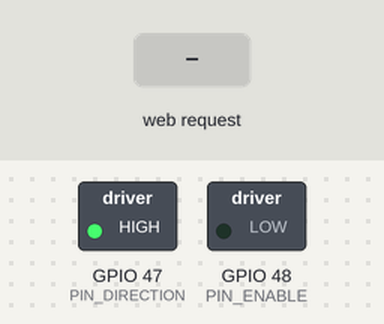
Simulated run of this sketch. Board: ESP32. Parts: switched loads named in the sketch (green lamp = pin HIGH). The test bench sets the inputs (shaded band). WiFi joins after 1.5 s; servers stay silent unless stated; what the sketch prints to the serial monitor is not drawn.

Above: at 2.7 s.
2.8 s: HTTP request GET /?Enable=1 received
At 3.3 s:
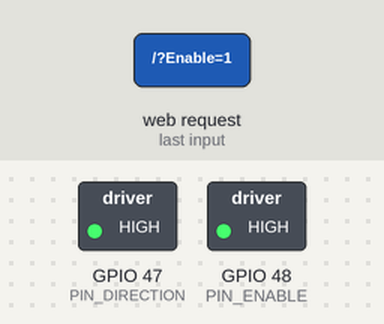
4.3 s: HTTP request GET /?Direction=0 received
At 5.5 s:
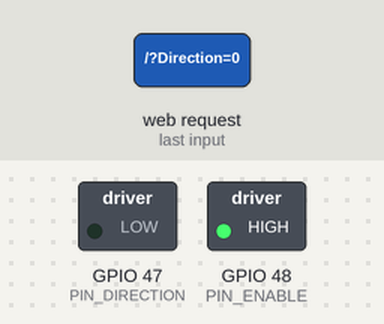
5.8 s: HTTP request GET /?Enable=0 received
At 6.8 s:
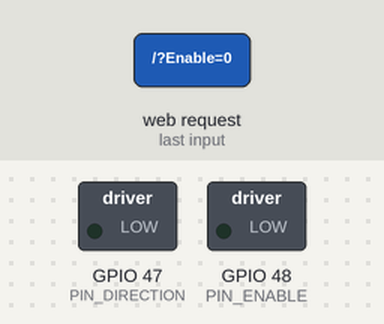
7.3 s: HTTP request GET /?Enable=120 received
At 7.9 s:
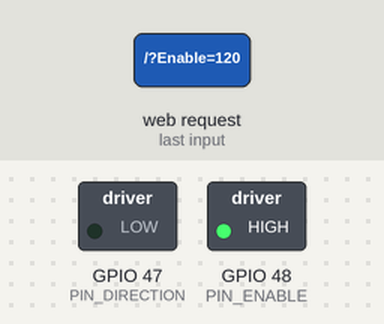
8.8 s: HTTP request GET /?Direction=1 received
At 10.2 s:
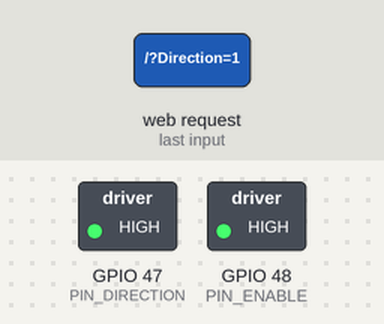
Timing chart, 0 to 11.3 s (numbered marks = the images above; inputs shaded):
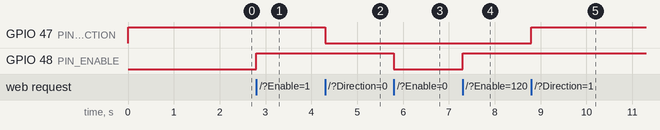

Measured:
- after the input at 2.8 s, GPIO 48 (PIN_ENABLE): LOW → HIGH at once
- after the input at 4.3 s, GPIO 47 (PIN_DIRECTION): HIGH → LOW at once
- after the input at 5.8 s, GPIO 48 (PIN_ENABLE): HIGH → LOW at once
- after the input at 7.3 s, GPIO 48 (PIN_ENABLE): LOW → HIGH at once
- after the input at 8.8 s, GPIO 47 (PIN_DIRECTION): LOW → HIGH at once

The sketch:

ESP32_BLDC_Speed_Control_WEB_Server.ino
```cpp
// ESP32_BLDC_Speed_Control_WEB_Server.ino

#include <WiFi.h>
#include <WebServer.h>
#include <Adafruit_NeoPixel.h>
#include <Adafruit_MCP4725.h>

/* ================= WIFI ================= */
const char* ssid     = "ASUS_98_2G";
const char* password = "LiDoDa#959285$";

/* ================= GLOBAL PARAMETERS ================= */
int16_t speed = 0;          // 0–1023
bool enableMotor = false;   // default false
bool direction = true;      // true = forward

/* ================= GPIO ================= */
constexpr uint8_t PIN_ENABLE    = 48;
constexpr uint8_t PIN_DIRECTION = 47;

/* ================= OBJECTS ================= */
WebServer server(80);
Adafruit_MCP4725 dac;

/* ================= TIMER ================= */
unsigned long lastPrint = 0;

/* ================= HTML ================= */
String makeHTML()
{
  IPAddress ip = WiFi.localIP();

  String html = R"rawliteral(
<!DOCTYPE html>
<html>
<head>
  <title>Speed Web Server</title>
  <meta name="viewport" content="width=device-width, initial-scale=1">

  <script>
    function setSpeed(val)
    {
      val = Math.max(0, Math.min(1023, val));
      document.getElementById("speed").value = val;
      document.getElementById("slider").value = val;
      send();
    }

    function sliderChanged(val)
    {
      document.getElementById("speed").value = val;
      send();
    }

    function send()
    {
      document.getElementById("form").submit();
    }

    function resetSpeed()
    {
      document.getElementById("speed").value = 0;
      document.getElementById("slider").value = 0;
      send();
    }
  </script>
</head>

<body>
<h1>Speed Web Server</h1>

<form id="form" action="/" method="get">

<label>IP Address:</label><br>
<input type="text" value="%IP%" readonly><br><br>

<label>Enable:</label><br>
<input type="radio" name="Enable" value="1" %EN1% onchange="resetSpeed()"> True<br>
<input type="radio" name="Enable" value="0" %EN0% onchange="resetSpeed()"> False<br><br>

<label>Speed:</label><br>
<input type="number" id="speed" name="Speed" min="0" max="1023" value="%SPD%">
<br>

<button type="button" onclick="setSpeed(parseInt(speed.value)+1)">+1</button>
<button type="button" onclick="setSpeed(parseInt(speed.value)-1)">-1</button>
<button type="button" onclick="setSpeed(parseInt(speed.value)+10)">+10</button>
<button type="button" onclick="setSpeed(parseInt(speed.value)-10)">-10</button>
<button type="button" onclick="setSpeed(parseInt(speed.value)+100)">+100</button>
<button type="button" onclick="setSpeed(parseInt(speed.value)-100)">-100</button>
<br><br>

<input type="range" id="slider" min="0" max="1023" value="%SPD%"
       oninput="sliderChanged(this.value)">
<br><br>

<label>Direction:</label><br>
<input type="radio" name="Direction" value="1" %DIR1% onchange="resetSpeed()"> Forward<br>
<input type="radio" name="Direction" value="0" %DIR0% onchange="resetSpeed()"> Reverse<br>

</form>
</body>
</html>
)rawliteral";

  html.replace("%IP%", ip.toString());
  html.replace("%SPD%", String(speed));
  html.replace("%EN1%", enableMotor ? "checked" : "");
  html.replace("%EN0%", !enableMotor ? "checked" : "");
  html.replace("%DIR1%", direction ? "checked" : "");
  html.replace("%DIR0%", !direction ? "checked" : "");

  return html;
}

/* ================= HTTP HANDLER ================= */
void handleRoot()
{
  bool paramChanged = false;

  if (server.hasArg("Enable")) {
    bool newEnable = server.arg("Enable").toInt();
    if (newEnable != enableMotor) {
      enableMotor = newEnable;
      speed = 0;
      paramChanged = true;
    }
  }

  if (server.hasArg("Direction")) {
    bool newDir = server.arg("Direction").toInt();
    if (newDir != direction) {
      direction = newDir;
      speed = 0;
      paramChanged = true;
    }
  }

  if (server.hasArg("Speed")) {
    speed = constrain(server.arg("Speed").toInt(), 0, 1023);
    paramChanged = true;
  }

  /* GPIO effects */
  digitalWrite(PIN_ENABLE, enableMotor ? HIGH : LOW);
  digitalWrite(PIN_DIRECTION, direction ? HIGH : LOW);

  /* DAC output */
  if (enableMotor) {
    dac.setVoltage(speed << 2, false);  // 10-bit → 12-bit
  } else {
    dac.setVoltage(0, false);
  }

  server.send(200, "text/html", makeHTML());
}

/* ================= SETUP ================= */
void setup()
{
  Serial.begin(115200);

  pinMode(PIN_ENABLE, OUTPUT);
  pinMode(PIN_DIRECTION, OUTPUT);

  enableMotor = false;
  direction   = true;
  speed       = 0;

  digitalWrite(PIN_ENABLE, LOW);
  digitalWrite(PIN_DIRECTION, HIGH);

  Wire.begin();
  dac.begin(0x60);

  WiFi.begin(ssid, password);
  Serial.print("Connecting to WiFi");
  while (WiFi.status() != WL_CONNECTED) {
    delay(500);
    Serial.print(".");
  }

  Serial.println();
  Serial.print("WebServer IP: ");
  Serial.println(WiFi.localIP());

  server.on("/", handleRoot);
  server.begin();

  Serial.println("HTTP server started");
}

/* ================= LOOP ================= */
void loop()
{
  server.handleClient();

  if (millis() - lastPrint >= 1000) {
    lastPrint = millis();
    Serial.print("Enable=");
    Serial.print(enableMotor);
    Serial.print(" | Speed=");
    Serial.print(speed);
    Serial.print(" | Direction=");
    Serial.println(direction);
  }
}
```
